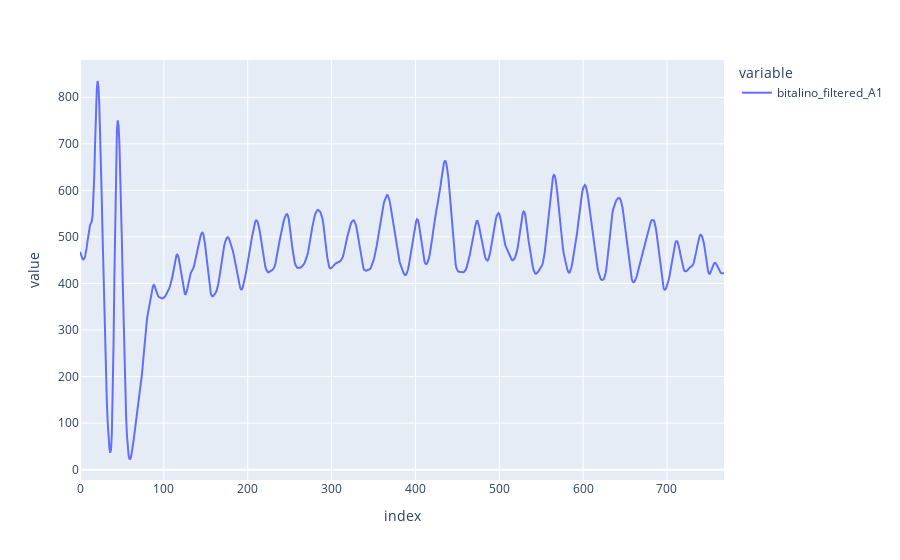

The cell this chart's notebook holds for it:
### Code cell
# Read BITalino data

bitalino_file_path = "data/partial-abduction_bitalino_11-01-2023_11-29-54.txt"

bitalino_data = pd.read_csv(bitalino_file_path, header=0, delimiter="\t", skipfooter=1, engine='python')
bitalino_data[f"bitalino_filtered_A1"], _, _ = bp.signals.tools.filter_signal(signal=bitalino_data[f"bitalino_raw_A1"].to_numpy(), ftype='FIR', band='lowpass', order=8, frequency=1, sampling_rate=10.0)

px.line(bitalino_data, y=["bitalino_filtered_A1"])

### Figure 1 — Plotly figure (JSON) as saved in the notebook; plotly's stock layout.template omitted (floating-point values rounded to 4 significant figures; data arrays with more than 128 entries replaced by an {"elided": "..."} marker saying what was removed)
{"data": [{"hovertemplate": "variable=bitalino_filtered_A1<br>index=%{x}<br>value=%{y}<extra></extra>", "legendgroup": "bitalino_filtered_A1", "line": {"color": "#636efa", "dash": "solid"}, "marker": {"symbol": "circle"}, "mode": "lines", "name": "bitalino_filtered_A1", "orientation": "v", "showlegend": true, "type": "scatter", "x": {"elided": "769 int values"}, "xaxis": "x", "y": {"elided": "769 float values"}, "yaxis": "y"}], "layout": {"legend": {"title": {"text": "variable"}, "tracegroupgap": 0}, "margin": {"t": 60}, "xaxis": {"anchor": "y", "domain": [0, 1], "title": {"text": "index"}}, "yaxis": {"anchor": "x", "domain": [0, 1], "title": {"text": "value"}}}}
